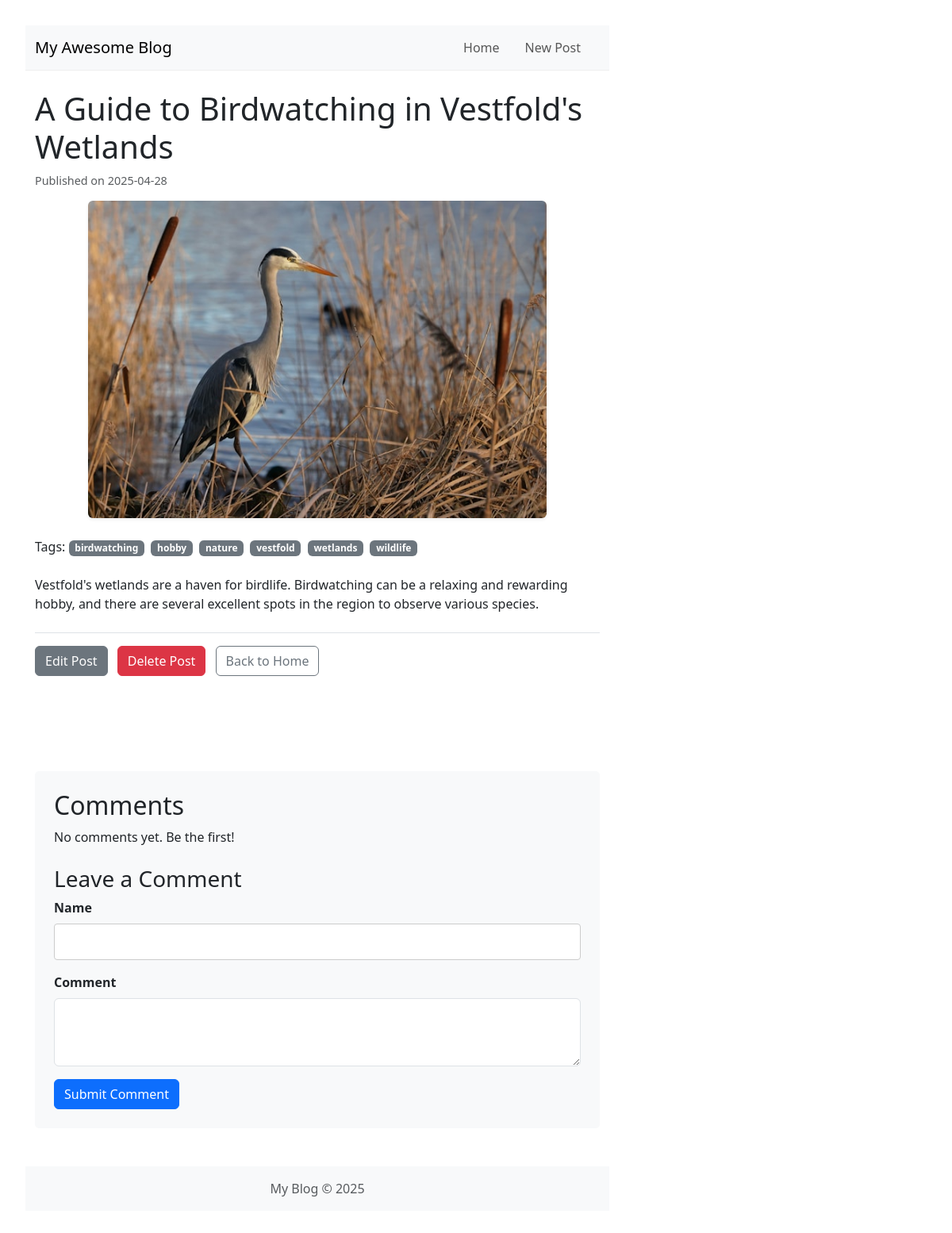
Page /post/24 on the committed database.
### tables this page shows
CREATE TABLE posts (
    id INTEGER PRIMARY KEY AUTOINCREMENT, -- Unique identifier for each post
    title TEXT NOT NULL,                  -- Title of the blog post
    content TEXT NOT NULL,                -- Main body/content of the post
    published_date TIMESTAMP NOT NULL DEFAULT CURRENT_TIMESTAMP, -- When the post was created/published
    image_filename TEXt NULL               -- images 
);

CREATE TABLE tags (
    id INTEGER PRIMARY KEY AUTOINCREMENT, -- Unique identifier for each tag
    name TEXT NOT NULL UNIQUE             -- Name of the tag (must be unique)
);

### app.py (the view, shortened to what this page needs)
@app.route('/post/<int:post_id>', methods=('GET', 'POST'))
def post(post_id):
    post_data = db.get_post_by_id(post_id)
    if post_data is None:
        abort(404)
    tags_data = db.get_tags_for_post(post_id)
    comments_data = db.get_comments_for_post(post_id)
    return render_template('post.html',
                           post=post_data,
                           tags=tags_data,
                           comments=comments_data)

### app.py (called while the page is built)
@app.context_processor
def inject_now():
    return {'now': datetime.datetime.now(timezone.utc)}

### db.py (called while the page is built)
def get_db():
    if 'db' not in g:
        db_path = current_app.config.get('DATABASE', DEFAULT_DATABASE_PATH)
        try:
            g.db = sqlite3.connect(
                db_path,
                detect_types=sqlite3.PARSE_DECLTYPES | sqlite3.PARSE_COLNAMES
            )
            g.db.row_factory = sqlite3.Row # Keep using Row factory
        except sqlite3.Error as e:
            current_app.logger.error(f"Database connection failed for {db_path}: {e}")
            raise e # Or handle more gracefully
    return g.db

def get_post_by_id(post_id):
    conn = get_db()
    try:
        post = conn.execute(
            "SELECT id, title, content, published_date, image_filename FROM posts WHERE id = ?", (post_id,)
        ).fetchone()
        return post # Returns None if not found, which is expected
    except sqlite3.Error as e:
        current_app.logger.error(f"DB error in get_post_by_id for post {post_id}: {e}")
        return None

def get_tags_for_post(post_id):
    conn = get_db()
    try:
        tags = conn.execute("""
            SELECT t.id, t.name
            FROM tags t
            JOIN post_tags pt ON t.id = pt.tag_id
            WHERE pt.post_id = ?
            ORDER BY t.name
        """, (post_id,)).fetchall()
        return tags
    except sqlite3.Error as e:
        current_app.logger.error(f"DB error in get_tags_for_post for post {post_id}: {e}")
        return []

def get_comments_for_post(post_id):
    conn = get_db()
    try:
        comments = conn.execute("""
            SELECT id, author, content, published_date
            FROM comments
            WHERE post_id = ?
            ORDER BY published_date ASC
        """, (post_id,)).fetchall()
        return comments
    except sqlite3.Error as e:
        current_app.logger.error(f"DB error in get_comments_for_post for post {post_id}: {e}")
        return []

### templates/post.html
{% extends 'base.html' %} {% block title %}{{ post.title }}{% endblock %} {%
block content %}
<article class="post-full mb-5">
  <h1>{{ post.title }}</h1>
  <p class="post-meta text-muted">
    Published on {{ post.published_date.strftime('%Y-%m-%d') }}
  </p>
  {% if post.image_filename %}
  <div class="post-image-full mb-4 text-center">
    <img
      src="{{ url_for('static', filename=post.image_filename) }}"
      alt="{{ post.title }}"
      class="img-fluid rounded shadow-sm"
      style="max-height: 400px"
    />
  </div>
  {% endif %}
  {% if tags %}
  <p class="post-tags mb-3">
    Tags: {% for tag in tags %}
    <a
      href="{{ url_for('posts_by_tag', tag_name=tag.name) }}"
      class="badge bg-secondary text-decoration-none me-1"
      >{{ tag.name }}</a
    >
    {% endfor %}
  </p>
  {% endif %}
  <div class="post-content mt-4 mb-4">
      {{ post.content
    | safe }}
  </div>
  <div class="post-actions mt-4 mb-5 border-top pt-3">
    <a
      href="{{ url_for('edit_post', post_id=post.id) }}"
      class="btn btn-secondary me-2"
      >Edit Post</a
    >
    <form
      action="{{ url_for('delete_post_route', post_id=post.id) }}"
      method="post"
      style="display: inline"
      onsubmit="return confirm('Are you sure you want to delete this post?');"
    >
      <button type="submit" class="btn btn-danger">Delete Post</button>
    </form>
    <a href="{{ url_for('index') }}" class="btn btn-outline-secondary ms-2"
      >Back to Home</a
    >
  </div>
</article>
<section class="comments mt-5">
  <h2>Comments</h2>
  {% if comments %} {% for comment in comments %}
  <div class="comment mb-3 p-3 border rounded bg-light shadow-sm">
    <p class="mb-1">
      <strong>{{ comment.author }}</strong>
      <span class="text-muted small ms-2"
        >{{ comment.published_date.strftime('%Y-%m-%d %H:%M') }}</span
      >
    </p>
    <p class="mb-0">{{ comment.content }}</p>
  </div>
  {% endfor %} {% else %}
  <p>No comments yet. Be the first!</p>
  {% endif %}
  <h3 class="mt-4">Leave a Comment</h3>
  <form method="post">
    <div class="mb-3">
      <label for="author" class="form-label">Name</label>
      <input
        type="text"
        class="form-control"
        id="author"
        name="author"
        required
      />
    </div>
    <div class="mb-3">
      <label for="content" class="form-label">Comment</label>
      <textarea
        class="form-control"
        id="content"
        name="content"
        rows="3"
        required
      ></textarea>
    </div>
    <button type="submit" class="btn btn-primary">Submit Comment</button>
  </form>
</section>
{% endblock %}

### static/style.css (style rules this page uses)
body { font-family: -apple-system, BlinkMacSystemFont, "Segoe UI", Roboto, "Helvetica Neue", Arial, sans-serif; line-height: 1.6; margin: 0 auto; max-width: 800px; padding: 2em; color: #333; background-color: #fdfdfd; }
h1, h2 { color: #2a2a2a; margin-bottom: 0.5em; }
h1 { font-size: 2.5em; }
h2 { font-size: 1.8em; }
h3 { font-size: 1.4em; margin-top: 1.5em; }
article { border-bottom: 1px solid #eee; padding-bottom: 1.5em; margin-bottom: 1.5em; }
article:last-of-type { border-bottom: none; }
.post-meta { color: #666; font-size: 0.9em; margin-bottom: 1em; }
.post-content { margin-top: 1em; }
.comments { margin-top: 2em; background-color: #f8f9fa; padding: 1.5em; border-radius: 5px; }
form div { margin-bottom: 1em; }
form label { display: block; margin-bottom: 0.3em; font-weight: bold; }
form input[type="text"], form textarea { width: 100%; padding: 10px; border: 1px solid #ccc; border-radius: 4px; box-sizing: border-box; }
form textarea { min-height: 100px; resize: vertical; }
form button { padding: 10px 15px; background-color: #28a745; color: white; border: none; border-radius: 4px; cursor: pointer; font-size: 1em; }

### rows in the picture
posts: title "A Guide to Birdwatching in Vestfold's Wetlands", published_date "2025-04-28", image_filename (picture), content "Vestfold's wetlands are a haven for birdlife. Birdwatching can be a relaxing and rewarding hobby, and there are several excellent spots in the region to observe various species."
tags: name "birdwatching"
tags: name "hobby"
tags: name "nature"
tags: name "vestfold"
tags: name "wetlands"
tags: name "wildlife"
